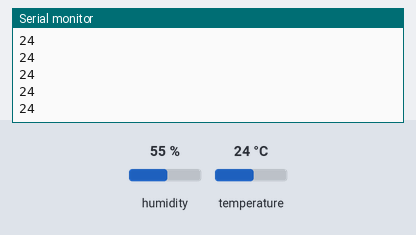
The sketch below on a simulated Arduino Uno, built with avr-gcc and run on an emulated ATmega328P. On the bench: the last lines printed to the serial monitor. Inputs (shaded band) come from the test bench; at power-on: temperature 24 °C, humidity 55 %. No radio packets arrive unless stated.

Above: at 1.2 s.
1.3 s: temperature set to 12 °C
At 1.52 s:
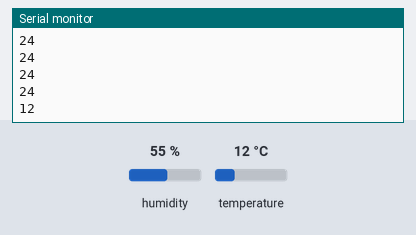
2.8 s: temperature set to 19 °C
At 2.85 s:
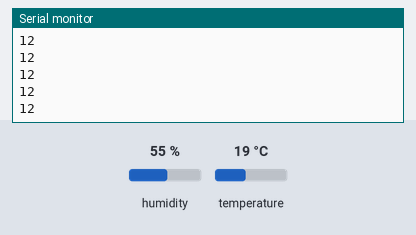
Timing chart, 0 to 5.8 s (numbered marks = the images above; inputs shaded):
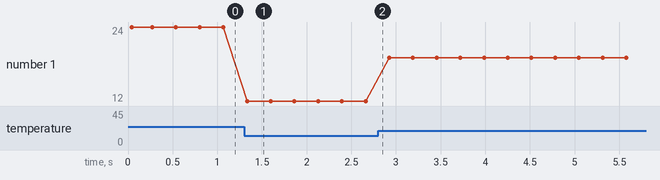

The sketch:

sender_display_DHT11.ino
```cpp
#include <dht.h>
#include <VirtualWire.h>

dht DHT;

#define DHT11PIN 3

void setup()
{
  vw_set_ptt_inverted(true);
  vw_set_tx_pin(8);
  vw_setup(2000);
  Serial.begin(9600);
  Serial.println("DHT11 TEST PROGRAM ");
  Serial.print("LIBRARY VERSION: ");
  //Serial.println(DHT11LIB_VERSION);
  Serial.println();
}

void loop()
{

  int chk = DHT.read(DHT11PIN);
  int temp = DHT.temperature;
  char *temperatur = "0";
  switch (temp)
  {
    case 10:
      temperatur = "10";
      break;
    case 11:
      temperatur = "11";
      break;
    case 12:
      temperatur = "12";
      break;
    case 13:
      temperatur = "13";
      break;
    case 14:
      temperatur = "14";
      break;
    case 15:
      temperatur = "15";
      break;
    case 16:
      temperatur = "16";
      break;
    case 17:
      temperatur = "17";
      break;
    case 18:
      temperatur = "18";
      break;
    case 19:
      temperatur = "19";
      break;
    case 20:
      temperatur = "20";
      break;
    case 21:
      temperatur = "21";
      break;
    case 22:
      temperatur = "22";
      break;
    case 23:
      temperatur = "23";
      break;
    case 24:
      temperatur = "24";
      break;
    case 25:
      temperatur = "25";
      break;
    case 26:
      temperatur = "26";
      break;
    case 27:
      temperatur = "27";
      break;
    case 28:
      temperatur = "28";
      break;
  }
  Serial.println(temperatur);
  vw_send((uint8_t*)temperatur, 2);
  vw_wait_tx();
  delay(200);
}
```

Measured:
- after the input at 1.3 s, the serial monitor: prints a new line at once (image 1)
- plotted number 1: 24 → 12 after the input at 1.3 s, 12 → 19 after the input at 2.8 s
